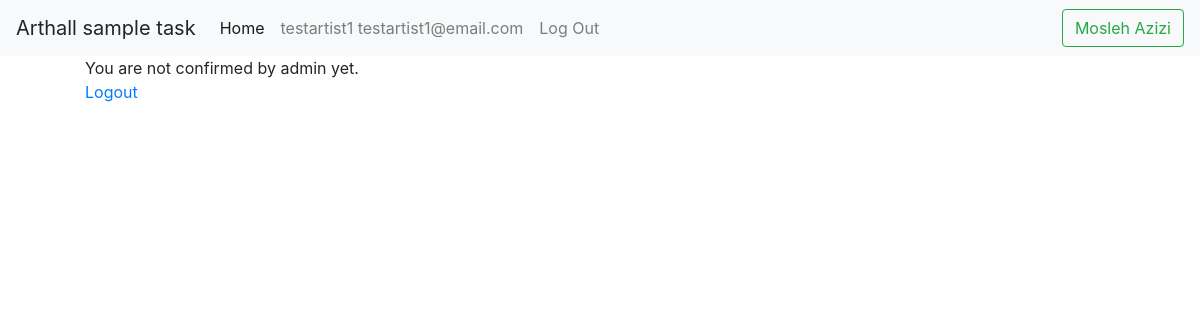
The page / (signed in) on the database as committed earlier.
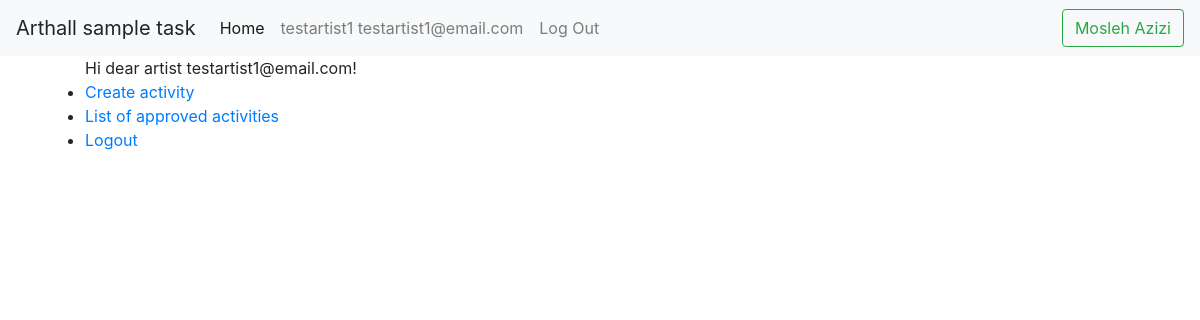
The same page on the database as committed later.
### accounts/models.py (models this page shows, shortened)
class CustomUser(AbstractUser):
    phone_number = PhoneNumberField()
    is_artist = models.BooleanField(default=True)
    confirm_user = models.BooleanField(default=False)

### pages/views.py (the view)
# urls.py: path('', HomePageView.as_view(), name='home'), # url of homepage
class HomePageView(TemplateView): # This is class based view to render home page template file.
    template_name = 'home.html' # Location of home page template file in template folder.

### templates/home.html (shortened to what this page needs)
{% extends '_base.html' %}
{% block content %}
    <div class='container'>
        <ul>
            {% if user.is_authenticated%}
                {% if  user.is_artist and user.confirm_user %}
                    Hi dear artist {{ user.email }}!
                    <li><a href="{% url 'activity_create' %}">Create activity</a></li>
                    <li><a href="{% url 'activity_list' %}">List of approved activities</a></li>
                    <li><a href="{% url 'account_logout' %}">Logout</a></li>
                {% elif user.is_artist and not user.confirm_user%}
                    You are not confirmed by admin yet.
                    <p><a href="{% url 'account_logout' %}">Logout</a></p>
                {% endif %}
            {% else %}
                <p>You are not loged in</p>
                <a href="{% url 'account_login' %}">Log In</a></br>
                <a href="{% url 'account_signup' %}">Sign Up</a>
            {% endif %}
        </ul>
    </div>
{% endblock content %}

### templates/_base.html (shortened to what this page needs)
<!doctype html>
<html lang="en">
  <head>
    <link rel="stylesheet" href="https://cdn.jsdelivr.net/npm/bootstrap@4.0.0/dist/css/bootstrap.min.css"
>
  </head>
  <body>
    <nav class="navbar navbar-expand-lg navbar-light bg-light">
        <a class="navbar-brand" >Arthall sample task</a>
        <div class="collapse navbar-collapse" id="navbarSupportedContent">
            <ul class="navbar-nav mr-auto">
                <li class="nav-item active">
                <a class="nav-link" href="{% url "home" %}">Home <span class="sr-only">(current)</span></a>
                </li>
                <li class="nav-item">
                    {% if user.is_authenticated %}
                        <li><a class="nav-link">{{user.username}} {{user.email}}</a></li>
                        <li><a class="nav-link" href="{% url "account_logout" %}">Log Out</a></li>
                    {% else %}
                        <li><a class="nav-link" href="{% url "account_login" %}">Log In</a></li>
                        <li><a class="nav-link" href="{% url "account_signup" %}">Sign Up</a></li>
                    {% endif %}
                </li>
            </ul>
            <form class="form-inline my-2 my-lg-0">
                <p class="btn btn-outline-success my-2 my-sm-0">Mosleh Azizi</p>
            </form>
        </div>
    </nav>
    {% block content %}
    {% endblock content %}
  </body>
</html>

Rows that differ between the two databases and show on the page:
changed CustomUser "testartist1": email (not shown) → "testartist1@email.com"; confirm_user False → True (drawn)
Other text that changed with them:
text no longer shown: "You are not confirmed by admin yet."
text now shown: "Hi dear artist ! Create activity List of approved activities"
